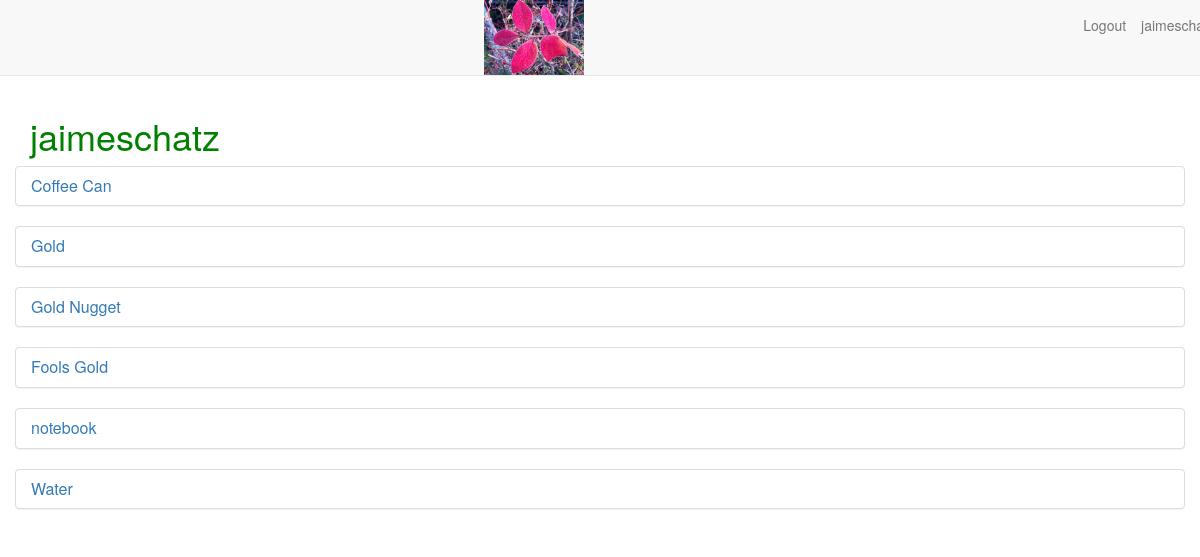
The page /user/jaimeschatz/ (signed in) on the database its author committed.
### main_app/models.py (models this page shows, shortened)
class Treasure(models.Model):
	user = models.ForeignKey(User)
	name = models.CharField(max_length=100)
	value = models.DecimalField(max_digits=10, decimal_places=2)
	material = models.CharField(max_length=100)
	location = models.CharField(max_length=100)
	image = models.ImageField(upload_to='treasure_images',
							  default='media/default.png')
	likes = models.IntegerField(default=0)

### main_app/views.py (the view)
# urls.py: url(r'^user/(\w+)/$', views.profile, name='profile'),
def profile(request, username):
	user = User.objects.get(username = username)
	treasures = Treasure.objects.filter(user=user)
	return render(request, 'profile.html',
				  {'username' : username,
				   'treasures' : treasures})

### main_app/templates/profile.html
{% extends 'base.html' %}
{% load staticfiles %}
{% block content %}
<h1>{{ username }}</h1>
	<div class="row">
	{% for treasure in treasures %}
		<div class="col.md-4">
		<div class="treasure panel panel-default">
			<a href="/{{treasure.id}}">
			<div class="panel-heading">
				<h3 class="panel-title">{{ treasure.name }}</h3>
			</div>
			</a>
		</div>
		</div>
	{% endfor %}
	</div>
{% endblock %}

### main_app/templates/base.html (shortened to what this page needs)
{% load staticfiles %}
<!DOCTYPE html>
<html>
<head>
	<link href="{% static 'bootstrap.min.css' %}" rel="stylesheet">
	<link href="{% static 'style.css' %}" rel="stylesheet">
</head>
<body>
	<nav class="navbar navbar-default navbar-static-top text-center">
		<a href="/"><img src="{% static "images/logo.jpg" %}" width="100"></a>
		{% if user.is_authenticated %}
			<a class="navbar-text navbar-right"
				href="{% url 'profile' user.username %}">{{ user.username }}</a>
			<a class="navbar-text navbar-right"
				href="{% url 'logout' %}">Logout</a>
		{% else %}
			<a class="navbar-text navbar-right"
				href="{% url 'login' %}">Login</a>
		{% endif %}
	</nav>
	<main class="container container-mw700">
		{% block content %}
		{% endblock %}
	</main>
</body>
</html>

### main_app/static/style.css (style rules this page uses)
h1 { color: green; }

### rows shown on the page
Treasure: name "Coffee Can"
Treasure: name "Gold"
Treasure: name "Gold Nugget"
Treasure: name "Fools Gold"
Treasure: name "notebook"
Treasure: name "Water"

### other values the page prints
{{ username }} "jaimeschatz"
